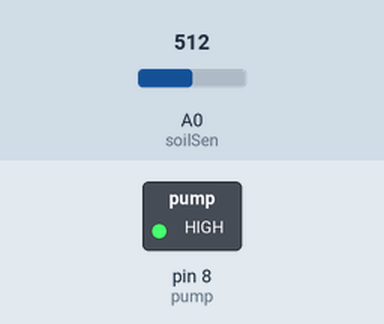
A sketch run on a simulated Arduino Uno, built with avr-gcc and run on an emulated ATmega328P. Parts: switched loads named in the sketch (green lamp = pin HIGH). Inputs (shaded band) come from the test bench; at power-on: A0 (soilSen) = 512. What the sketch prints to the serial monitor is not drawn.

Above: at 2.2 s.
2.3 s: A0 (soilSen) set to 306
At 6.4 s:
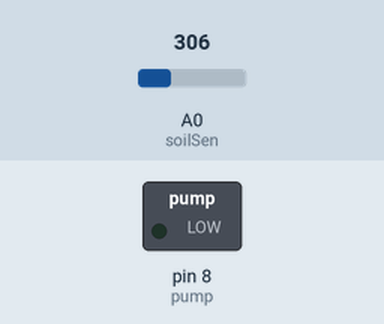
9.0 s: A0 (soilSen) set to 395
15.7 s: A0 (soilSen) set to 419
At 18.0 s:
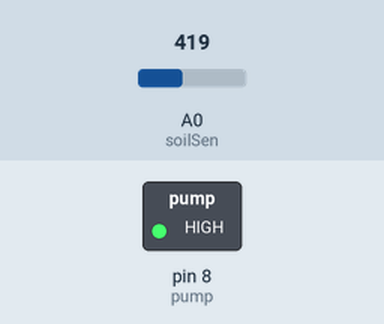
27.5 s: A0 (soilSen) set to 122
At 28.3 s:
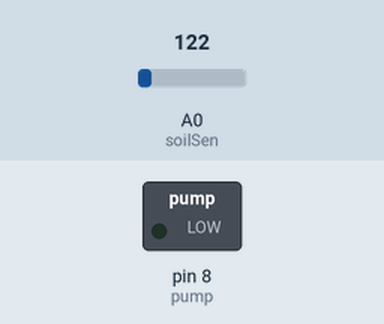
Timing chart, 0 to 30.5 s (numbered marks = the images above; inputs shaded):
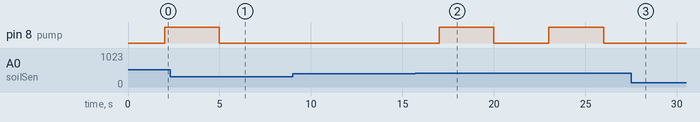

Measured:
- the behaviour switches between 405 and 406 on A0 (soilSen) (found by bisection; images 1 and 2)
- after the input at 2.3 s, pin 8 (pump): goes on until 5.0 s, then stays LOW
- after the input at 9.0 s, every drawn part: stays the same
- after the input at 15.7 s, pin 8 (pump): alternates HIGH for 3.0 s and LOW for 3.0 s, starting after 1.3 s
- after the input at 27.5 s, pin 8 (pump): stays LOW (without the input it goes to HIGH after 1.5 s)

The sketch:

IoTPlantV2.ino
```cpp
int soilSen = A0;
int moist ;
int pump = 8;
int trigger = 10;

void setup() {
  Serial.begin(9600);
  pinMode(soilSen, INPUT);
  pinMode(pump, OUTPUT);

  delay(1000);
  }

void loop() {

  moist = analogRead(soilSen);
  moist = map(moist,450,0,0,100);

  Serial.print(moist);

  delay(1000);
  if (moist < trigger)
    {
    digitalWrite(pump, HIGH);

    delay(3000);
    digitalWrite(pump, LOW);

    delay(2000);
    }
    else
    {
    digitalWrite(pump, LOW);

    delay(2000);
    }
}
```
